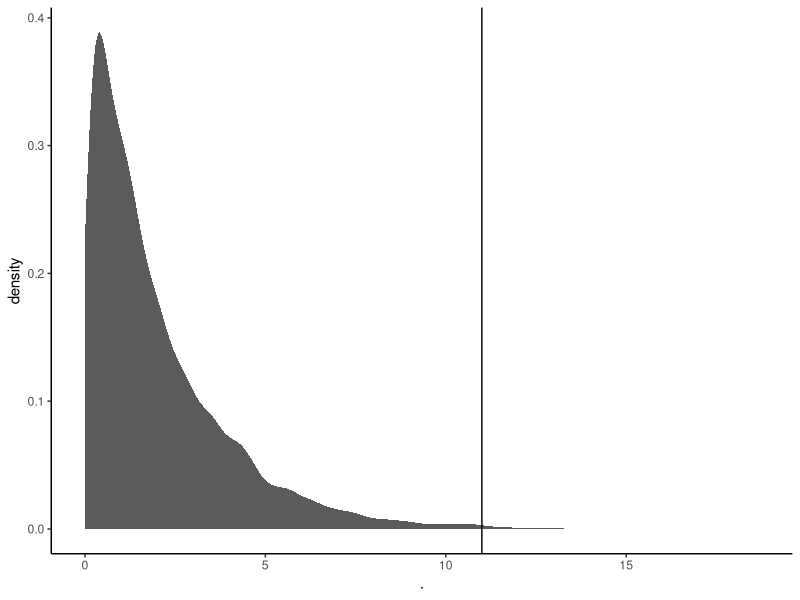

Write R code to recreate this figure.
## ---- chunk 1
knitr::opts_chunk$set(echo = TRUE)
## ---- chunk 2
library(ggplot2) 
library(tidyr)
library(dplyr)
library(readr)
library(readxl)
library(RColorBrewer)
library(viridis)
## ---- chunk 3
chisq.test(x = c(32, 54, 10), 
           p = c(0.25, 0.5, 0.25))
## ---- chunk 4
#don't worry about this chunck. It simulates a Chi-squared distribution if df = 2 and n = 10^4.
#The vertical line is x = 11, our observed Chi-squared in this experiment 
set.seed(666)
rchisq(n = 10^4, df = 2) %>% 
  as.data.frame() %>% 
  ggplot(aes(x = .)) +
  stat_density(size = 1.2, alpha = 0.8) +
  geom_vline(xintercept = 11) +
  theme_classic()
## ---- chunk 5
chisq.test(x = c(24, 48, 24), p = c(0.25, 0.5, 0.25))
## ---- chunk 6
chisq.test(x = c(7, 11, 2), p = c(0.25, 0.5, 0.25))
## ---- chunk 7
chisq.test(x = rbind(c(15000, 3000),
                     c(9000, 3000))) 
## ---- chunk 8
chisq.test(x = cbind(c(15000, 9000),
                     c(3000, 3000))) 
## ---- chunk 9
fisher.test(x = rbind(c(15000, 3000),
                     c(9000, 3000))) 
## ---- chunk 10
fisher.test(x = rbind(c(8, 2),
                      c(3, 7))) 
## ---- chunk 11
chisq.test(x = rbind(c(8, 2),
                      c(3, 7)))
## ---- chunk 12
fisher.test(x = rbind(c(40, 1960),
                      c(60, 9940)))
## ---- chunk 13
phyper(
  q = 40,
  m = 2000,
  n = 10000,
  k = 100,
  lower.tail = F
)
